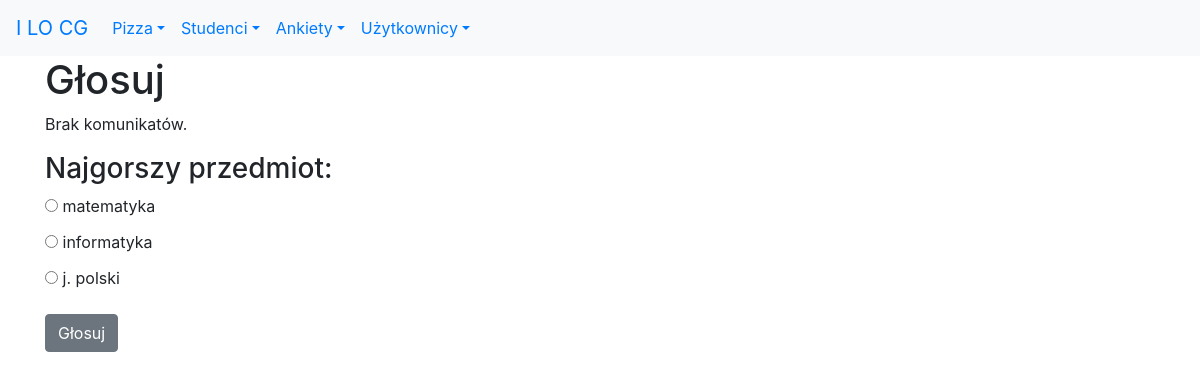
The app's page /ankiety/pytanie/2 with its own data.
### ankiety/models.py (models this page shows, shortened)
class Pytanie(models.Model):
    kategoria = models.ForeignKey(Kategoria, on_delete=models.SET_NULL,
                                  blank=True, null=True, related_name="pytania")
    tekst_pytania = models.CharField('tekst pytania', max_length=200)
    data_d = models.DateTimeField('data dodania', default=timezone.now)
    class Meta:
        verbose_name_plural = 'pytania'
        ordering = ['-data_d']
    def __str__(self):
        return self.tekst_pytania[0:50]

class Odpowiedz(models.Model):
    pytanie = models.ForeignKey(Pytanie, on_delete=models.CASCADE)
    tekst_odpowiedzi = models.CharField('tekst odpowiedzi', max_length=200)
    glosy = models.IntegerField('liczba głosów', default=0)
    class Meta:
        verbose_name_plural = 'odpowiedzi'

### ankiety/views.py (the view)
# urls.py: path('pytanie/<int:pid>', views.pytanie_glosuj, name='pytanie-glosuj'),
def pytanie_glosuj(request, pid):
    pytanie = get_object_or_404(Pytanie, pk=pid)
    if request.method == 'POST':
        pass
    else:
        return render(request, 'ankiety/pytanie_glosuj.html', {'pytanie': pytanie})

### ankiety/templates/ankiety/pytanie_glosuj.html (shortened to what this page needs)
{% extends 'szablon.html' %}
{% block naglowek %}Głosuj{% endblock naglowek %}
{% block tresc %}
    <h3>{{ pytanie }}</h3>
    <form action="{% url 'ankiety:pytanie-glosuj' pytanie.id %}" method="post">
    <ul class="list-unstyled">
    {% for o in pytanie.odpowiedz_set.all %}
        <li class="mb-1">
            <input type="radio" name="odpowiedz" id="o{{ forloop.counter }}" value="{{ o.id }}">
            <label for="o{{ forloop.counter }}">{{ o.tekst_odpowiedzi }}</label>
        </li>
    {% endfor %}
    </ul>
        <button type="submit" class="btn btn-secondary">Głosuj</button>
    </form>
{% endblock tresc %}

### records on screen
Pytanie: tekst_pytania "Najgorszy przedmiot:"
Odpowiedz: tekst_odpowiedzi "matematyka"
Odpowiedz: tekst_odpowiedzi "informatyka"
Odpowiedz: tekst_odpowiedzi "j. polski"
